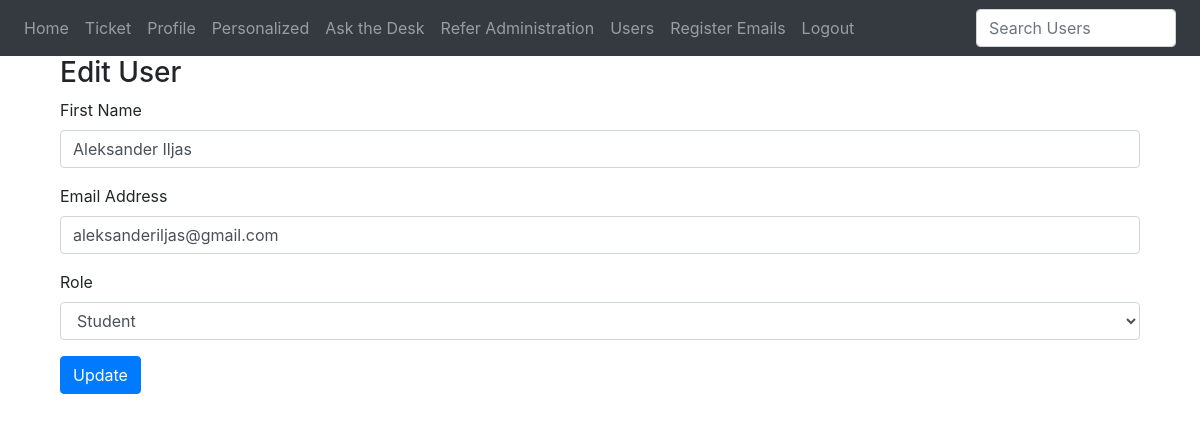
The page /edit-user/2 (signed in) on the database its author committed.
### website/models.py (models this page shows)
class User(db.Model, UserMixin):
    id = db.Column(db.Integer, primary_key=True)
    email = db.Column(db.String(150), unique=True, nullable=False)
    password = db.Column(db.String(150), nullable=False)
    first_name = db.Column(db.String(150), nullable=False)
    department_id = db.Column(db.Integer, db.ForeignKey("department.id"), nullable=True)
    faculty_id = db.Column(db.Integer, db.ForeignKey("faculty.id"), nullable=True)
    gpa = db.Column(db.Float, nullable=True)
    role_id = db.Column(db.Integer, db.ForeignKey("role.id"), nullable=False)
    allow_ticket_visibility = db.Column(
        db.Boolean, default=True
    )  # New field for visibility
    role = db.relationship("Role", backref="users", lazy=True)
    faculty = db.relationship("Faculty", backref="users", lazy=True)

class Role(db.Model):
    id = db.Column(db.Integer, primary_key=True)
    name = db.Column(db.String(50), unique=True, nullable=False)

### website/views.py (the view, shortened to what this page needs)
@views.route("/edit-user/<int:user_id>", methods=["GET", "POST"])
@login_required
def edit_user(user_id):
    if current_user.role.name != "Super Admin":
        flash("Access denied.", category="error")
        return redirect(url_for("views.home"))
    user = User.query.get_or_404(user_id)
    roles = Role.query.all()
    return render_template(
        "edit_user.html", user=current_user, edit_user=user, roles=roles
    )

### website/__init__.py (called while the page is built)
def create_app():
    app = Flask(__name__)
    app.config["SECRET_KEY"] = "hjshjhdjah kjshkjdhjs"  # Use a secure key in production
    app.config["SQLALCHEMY_DATABASE_URI"] = f"sqlite:///{DB_NAME}"
    db.init_app(app)
    from .views import views
    from .auth import auth
    app.register_blueprint(views, url_prefix="/")
    app.register_blueprint(auth, url_prefix="/")
    from .models import User
    with app.app_context():
        db.create_all()
    login_manager = LoginManager()
    login_manager.login_view = "auth.login"
    login_manager.init_app(app)
    @login_manager.user_loader
    def load_user(id):
        return User.query.get(int(id))
    return app

### website/templates/edit_user.html (shortened to what this page needs)
{% extends "base.html" %}
{% block content %}
<div class="container">
    <h3>Edit User</h3>
    <form method="POST">
        <div class="form-group">
            <label for="first_name">First Name</label>
            <input type="text" class="form-control" id="first_name" name="first_name" value="{{ edit_user.first_name }}" required>
        </div>
        <div class="form-group">
            <label for="email">Email Address</label>
            <input type="email" class="form-control" id="email" name="email" value="{{ edit_user.email }}" required>
        </div>
        <div class="form-group">
            <label for="role_id">Role</label>
            <select id="role_id" name="role_id" class="form-control">
                {% for role in roles %}
                <option value="{{ role.id }}" {% if edit_user.role_id == role.id %}selected{% endif %}>{{ role.name }}</option>
                {% endfor %}
            </select>
        </div>
        <button type="submit" class="btn btn-primary">Update</button>
    </form>
</div>
{% endblock %}

### rows shown on the page
User: first_name "Aleksander Iljas", email "aleksanderiljas@gmail.com", role_id "Student"
